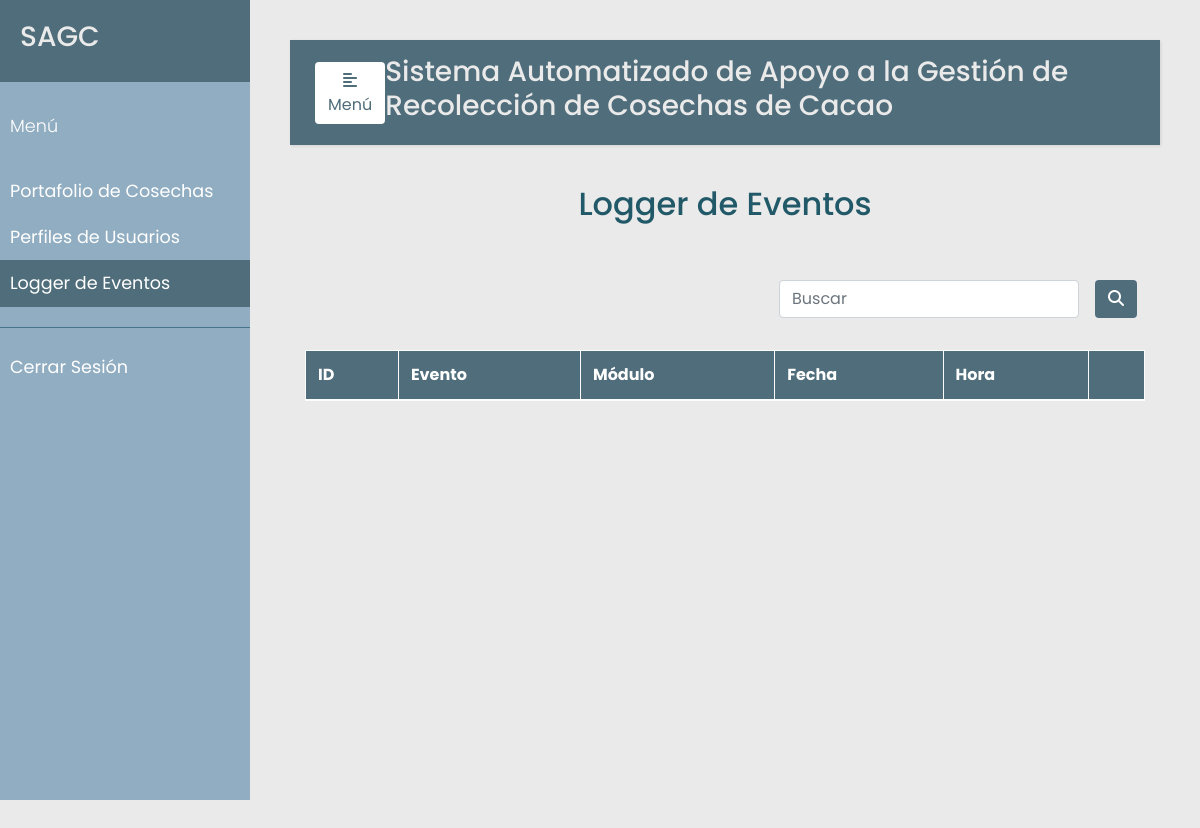
Page /eventos/ (signed in) on the earlier database version.
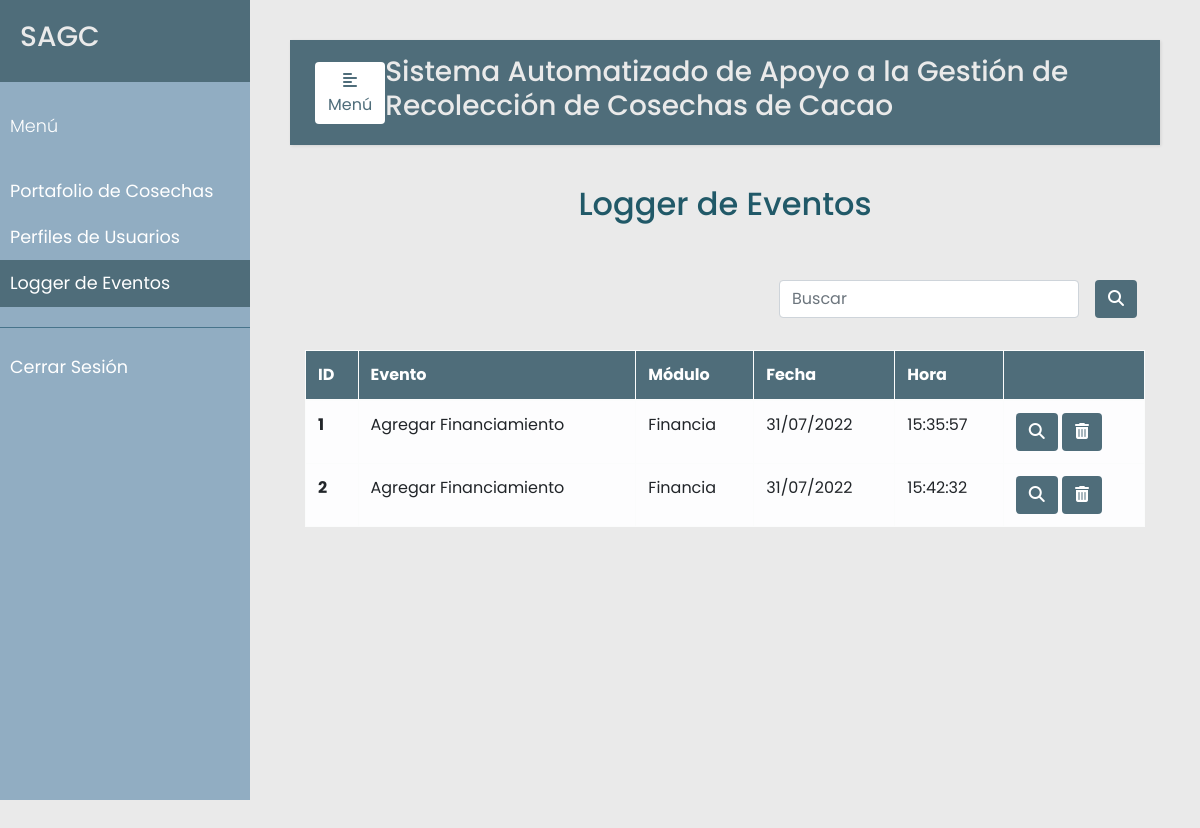
Same page on the later database version.
### src/models.py (models this page shows, shortened)
class Evento(db.Model):
    __tablename__ = 'eventos'
    id = db.Column(db.Integer, primary_key=True)
    usuario = db.Column(db.Integer, db.ForeignKey('usuarios.id'), nullable=False)
    evento = db.Column(db.String(120), nullable=False)
    modulo = db.Column(db.String(120), nullable=False)
    fecha = db.Column(db.DateTime, nullable=False)
    descripcion = db.Column(db.String(120), nullable=False)

### src/eventos.py (the view)
@app.route('/eventos/', methods=['GET'])
@login_required
def eventos():
    return render_template('eventos.html', eventos=Evento.query.all())

### src/decoradores.py (called while the page is built)
def login_required(f):
    @wraps(f)
    def wrap(*args, **kwargs):
        if 'logged_in' in session:
            return f(*args, **kwargs)
        else:
            flash('Necesitas iniciar sesión primero')
            return redirect(url_for('login'))
    return wrap

### templates/eventos.html (shortened to what this page needs)
{% extends "base.html" %}
{% set active_page = "eventos" %}
{% block content %}
<section class="vh-100">
    <div class="container h-100">
        <p class="text-center h2 fw-bold mb-5 mx-1 mx-md-4 mt-4">Logger de Eventos</p>
        <div class="d-flex flex-row-reverse bd-highlight">
            <div class="p-2 bd-highlight" style="display:flex; align-content: flex-end;">
              <form action='/eventos/search' method="post" class="form-inline" style="justify-content: flex-end">
                <input class="form-control mr-3 w-75" type="text" placeholder="Buscar" aria-label="Buscar" name="search_evento" value="{{request.form.search_evento}}">
                <button type="submit" id="search_evento" name="action-type" value="search" class="btn" style="color:#fff; background-color:#4F6D7A;">
                  <i class="fas fa-search" aria-hidden="true"></i>
                </button>
              </form>
            </div>
        </div>
        <br/>
        <table class="table table-bordered table-light table-hover">
          <thead>
            <tr>
              <th scope="col">ID</th>
              <th scope="col">Evento</th>
              <th scope="col">Módulo</th>
              <th scope="col">Fecha</th>
              <th scope="col">Hora</th>
              <th scope="col"></th>
            </tr>
          </thead>
          <tbody>
            {% for u in eventos %}
            <tr>
              <th scope="row">{{u.id}}</th>
              <td>{{ u.evento}}</td>
              <td>{{ u.modulo }}</td>
              <td>{{ u.fecha.strftime("%d/%m/%Y") }}</td>
              <td>{{ u.fecha.strftime("%H:%M:%S") }}</td>
              <td>
                <a href="/eventos/{{ u.id }}/detalles">
                  <button type="button" class="btn action" data-toggle="modal"
                    data-placement="bottom" title="Detallar Evento" data-target="#list-modal-{{u.id}}">
                    <i class="fas fa-search" aria-hidden="true"></i>
                  </button>
                </a>
                <button type="button" class="btn action" data-toggle="modal"
                  data-placement="bottom" title="Eliminar Evento" data-target="#delete-modal-{{u.id}}">
                    <i class="fas fa-trash-alt"></i>
                </button>
              </td>
            </tr>
            {% endfor %}
          </tbody>
        </table>
    </div>
</section>
{% endblock %}

### templates/base.html (shortened to what this page needs)
<!DOCTYPE html>
<html lang="en">
<head>
    <link rel="stylesheet" href="https://cdn.jsdelivr.net/npm/bootstrap@4.3.1/dist/css/bootstrap.min.css">
    <link rel="stylesheet" href="{{ url_for('static', filename='../static/css/styles.css') }}">
    <link rel="stylesheet" href="https://cdnjs.cloudflare.com/ajax/libs/malihu-custom-scrollbar-plugin/3.1.5/jquery.mCustomScrollbar.min.css">
    <link rel="stylesheet" href="https://cdnjs.cloudflare.com/ajax/libs/font-awesome/6.1.1/css/all.min.css" />
</head>
<body>
    <div class="wrapper">
        <nav id="sidebar">
            <div class="sidebar-header"> <h3>SAGC</h3> </div>
            <ul class="list-unstyled components">
                <p>Menú</p>
                {% if session['logged_in'] %}
                    <li class="nav-item {% if active_page == 'cosecha' %}active{% endif %}">
                    <a class="nav-link" href="{{url_for('cosecha')}}">Portafolio de Cosechas</a>
                    </li>
                    {% if session['rol_admin'] %}
                    <li class="nav-item {% if active_page == 'perfiles' %}active{% endif %}">
                    <a class="nav-link" href="{{url_for('perfiles')}}">Perfiles de Usuarios</a>
                    </li>
                    {% endif %}
                    <li class="nav-item {% if active_page == 'eventos' %}active{% endif %}">
                    <a class="nav-link" href="{{url_for('eventos')}}">Logger de Eventos</a>
                    </li>
                {% endif %}
            </ul>
            {% if session['logged_in'] %}
            <ul class="list-unstyled others">
                    <li class="nav-item">
                    <a class="nav-link" href="{{url_for('logout')}}">Cerrar Sesión</a>
                    </li>
            </ul>
            {% endif %}
        </nav>
        <div id="content">
            <nav class="navbar navbar-expand-lg" style="background-color:#4F6D7A;">
                <div class="container-fluid">
                    <button type="button" id="sidebarCollapse" class="btn" style="background-color:#fff; color: #4F6D7A;">
                        <i class="fas fa-align-left"></i>
                        <span>Menú</span>
                    </button>
                    <h3>Sistema Automatizado de Apoyo a la Gestión de Recolección de Cosechas de Cacao</h3>
                </div>
            </nav>
            {% block content %}
            {% endblock %}
        </div>
    </div>
</body>
</html>

### static/css/styles.css (style rules this page uses)
body { font-family: 'Poppins', sans-serif; background: #EAEAEA; }
p { font-family: 'Poppins', sans-serif; font-size: 1.1em; font-weight: 300; line-height: 1.7em; color: #215968; }
h3 { color: #EAEAEA; }
a, a:hover, a:focus { color: inherit; text-decoration: none; transition: all 0.3s; }
.navbar { padding: 15px 10px; background: #fff; border: none; border-radius: 0; margin-bottom: 40px; box-shadow: 1px 1px 3px rgba(0, 0, 0, 0.1); }
.wrapper { display: flex; width: 100%; }
#sidebar { width: 250px; position: fixed; top: 0; left: 0; height: 100vh; z-index: 999; background: #91ADC2; color: #fff; transition: all 0.3s; }
#sidebar .sidebar-header { padding: 20px; background: #4F6D7A; }
#sidebar ul.components { padding: 20px 0; border-bottom: 1px solid #47748b; }
#sidebar ul p { color: #fff; padding: 10px; }
#sidebar ul li a { padding: 10px; font-size: 1.1em; display: block; }
#sidebar ul li.active>a, a[aria-expanded="true"] { color: #fff; background: #4F6D7A; }
#content { width: calc(100% - 250px); padding: 40px; min-height: 100vh; transition: all 0.3s; position: absolute; top: 0; right: 0; }
.btn.action { color:#fff; background-color:#4F6D7A; }
thead { color:#fff; background-color:#4F6D7A; }

Differences in the rows shown:
added Evento: id "1", evento "Agregar Financiamiento", modulo "Financia", fecha "31/07/2022", fecha "15:35:57"
added Evento: id "2", evento "Agregar Financiamiento", modulo "Financia", fecha "31/07/2022", fecha "15:42:32"
